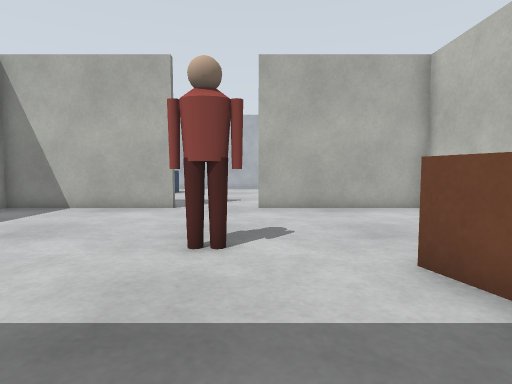
view 1 (above)

17 first-person views from a walk through a world built for the Gazebo simulator. The camera is 0.7 m above the floor, tilts 4° down and sees 80° across. The floor is counted in squares, 0.5 m on a side. Each view is taken from the middle of a square. On the plan, view 1 faces up. The plan holds only what a view shows up to about 14 squares ahead; the rest is blank. The place goes on beyond the plan. Robots are left out. Simple shapes stand in for some stock models.

view 2
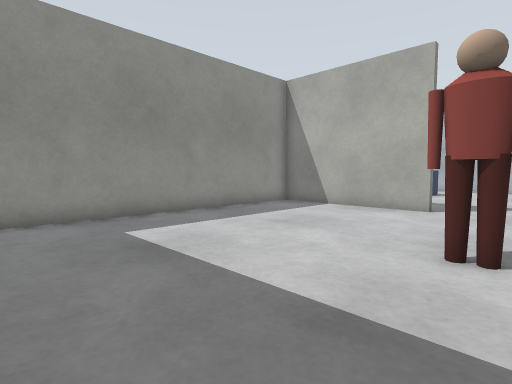

view 3
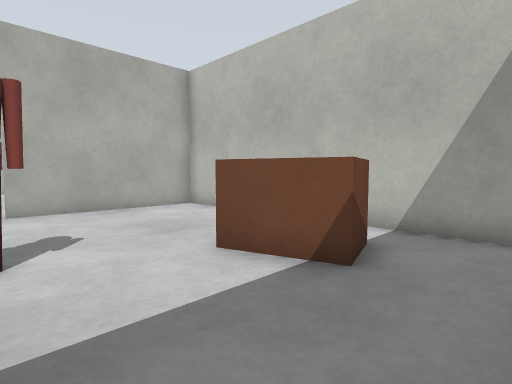

view 4
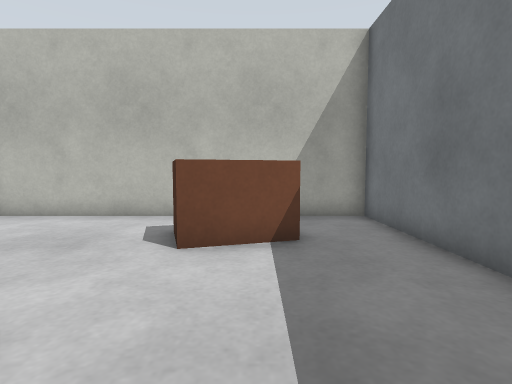

view 5
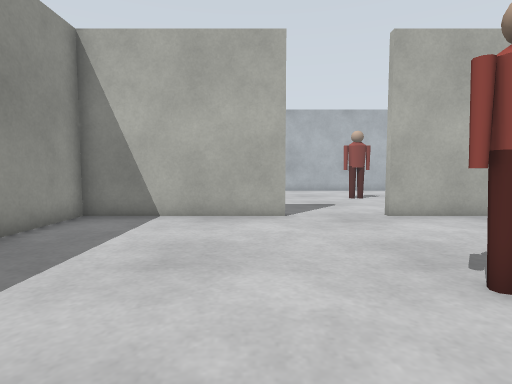

view 6
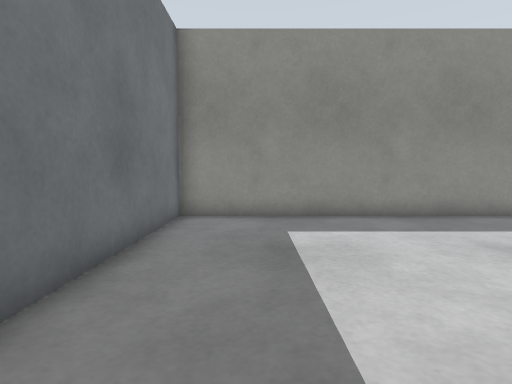

view 7
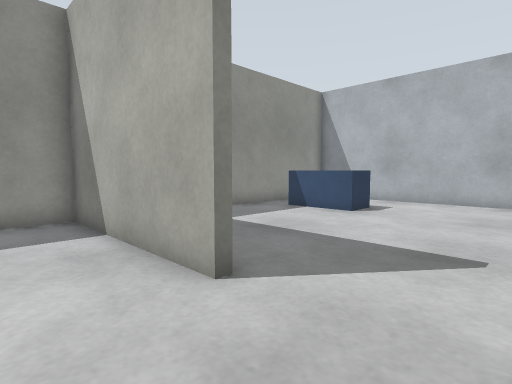

view 8
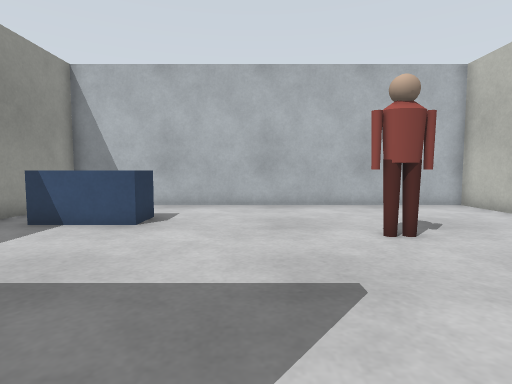

view 9
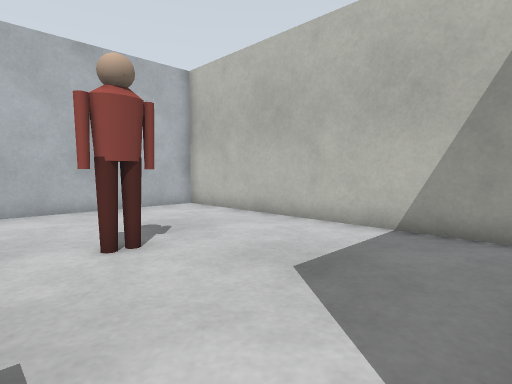

view 10
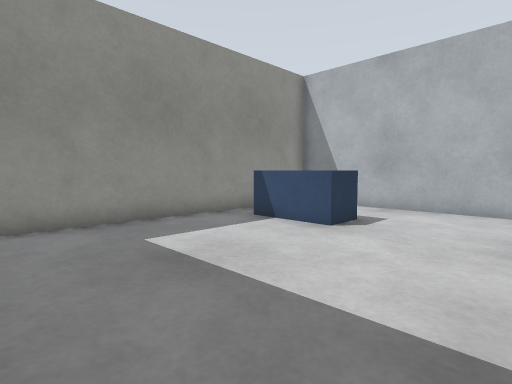

view 11
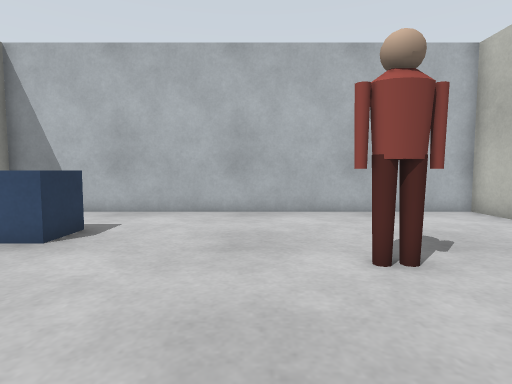

view 12
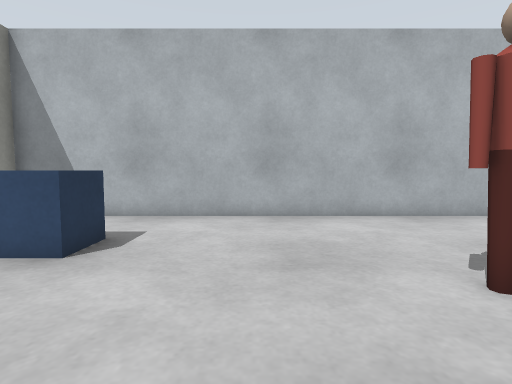

view 13
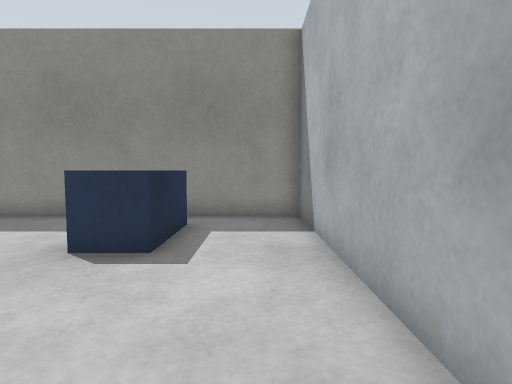

view 14
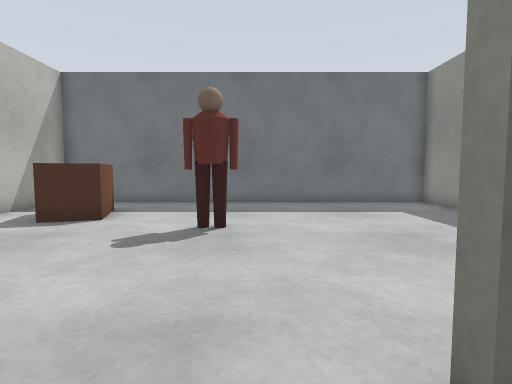

view 15
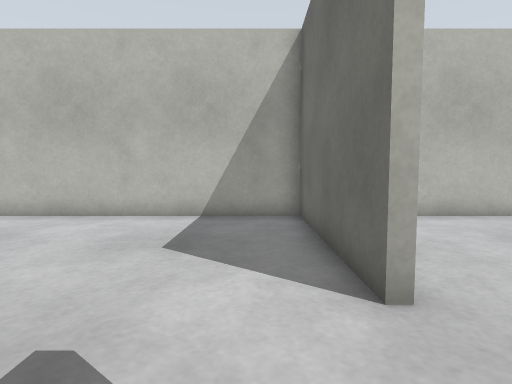

view 16
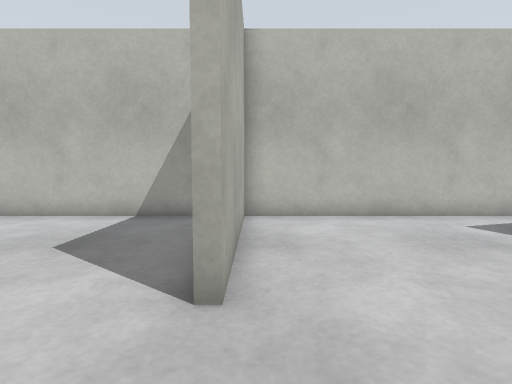

view 17
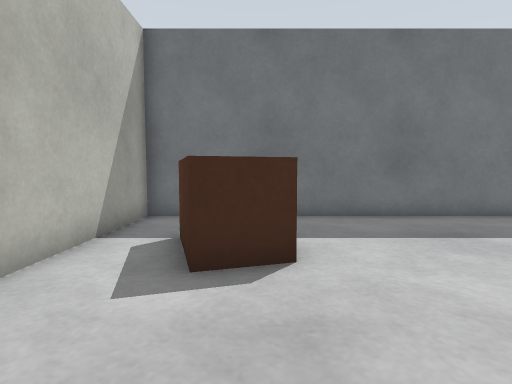

### Floor plan
Points are (right, up) in squares from view 1. A wall is a line through its corners. A room is listed if a view was taken in it or the views show most of it. See-through windows are left out.
Room 1 (views 1, 2, 3, 4, 5, 6, 7, 8, 16, 17)
walls: (-3.1, 11.4) (-9.3, 11.4) (-9.3, -0.3) (6.4, -0.3) (6.4, 11.4) (0.1, 11.4)
ways out: opening at (-1.5, 12) to room 2
objects: person (-1, 5) to (0, 6); brown box (3, 2) to (4, 5)
Room 2 (views 9, 10, 11, 12, 13, 14, 15)
walls: (-3.1, 11.8) (-3.1, 11.4); (0.1, 11.4) (0.1, 11.6) (6.4, 11.6) (6.4, 23.4) (-9.3, 23.4) (-9.3, 12.6)
ways out: opening at (-1.5, 12) to room 1
objects: blue box (-8, 19) to (-5, 20); person (1, 17) to (2, 18)

Positions as (right, up) in squares from view 1, and headings:
1: (0, 0), facing up
2: (0, 0), facing up-left
3: (-1, 0), facing up-right
4: (-3, 3), facing right
5: (-4, 2), facing up
6: (0, 2), facing left
7: (0, 9), facing up-left
8: (-2, 11), facing up
9: (-1, 12), facing up-right
10: (-1, 12), facing up-left
11: (-1, 13), facing up
12: (-2, 14), facing up
13: (0, 22), facing left
14: (-2, 13), facing down
15: (-3, 13), facing right
16: (-3, 11), facing right
17: (3, 9), facing down
